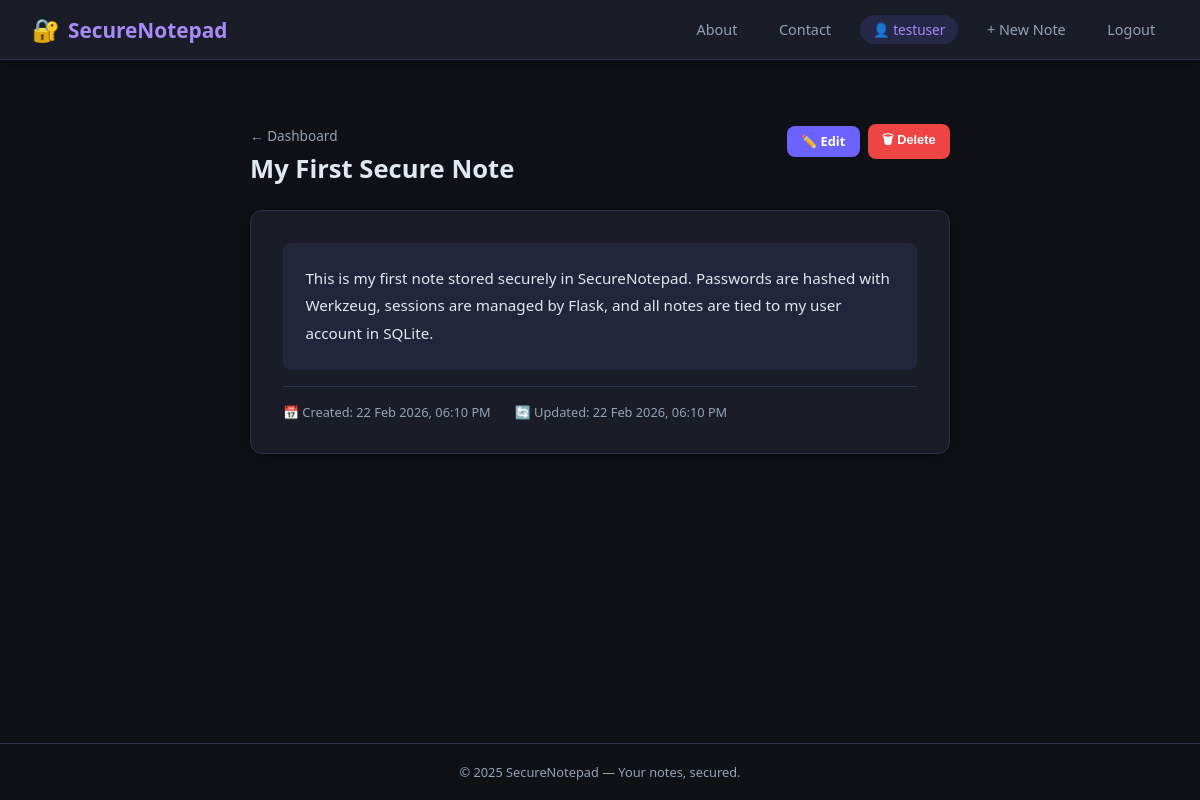
The app's page /notes/2/view (signed in) with its own data.
### app/models.py (models this page shows, shortened)
class Note(db.Model):
    __tablename__ = 'notes'
    id = db.Column(db.Integer, primary_key=True)
    title = db.Column(db.String(200), nullable=False)
    content = db.Column(db.Text, nullable=False)
    created_at = db.Column(db.DateTime, default=datetime.now())
    updated_at = db.Column(db.DateTime, default=datetime.now(), onupdate=datetime.now())
    user_id = db.Column(db.Integer, db.ForeignKey('users.id'), nullable=False)

### app/notes.py (the view)
@notes.route('/notes/<int:note_id>/view')
@login_required
def view_note(note_id):
    note = Note.query.filter_by(id=note_id, user_id=session['user_id']).first_or_404()
    return render_template('view_note.html', note=note)

### app/notes.py (called while the page is built)
def login_required(f):
    @wraps(f)
    def decorated(*args, **kwargs):
        if 'user_id' not in session:
            flash('Please log in to access this page.', 'warning')
            return redirect(url_for('auth.login'))
        return f(*args, **kwargs)
    return decorated

### app/templates/view_note.html (shortened to what this page needs)
{% extends "base.html" %}
{% block content %}
<div class="view-wrap">
  <div class="view-header">
    <div>
      <a href="{{ url_for('notes.dashboard') }}" style="font-size:.85rem; color:var(--muted); text-decoration:none;">
        ← Dashboard
      </a>
      <h1 style="margin-top:.4rem;">{{ note.title }}</h1>
    </div>
    <div class="flex gap-1" style="flex-wrap:wrap; align-items:center;">
      <a href="{{ url_for('notes.edit_note', note_id=note.id) }}" class="btn btn-primary btn-sm">✏️ Edit</a>
      <form method="POST" action="{{ url_for('notes.delete_note', note_id=note.id) }}"
            onsubmit="return confirm('Delete this note?');">
        <button type="submit" class="btn btn-danger btn-sm">🗑 Delete</button>
      </form>
    </div>
  </div>
  <div class="card">
    <div class="note-body">{{ note.content }}</div>
    <div class="meta-row">
      <span>📅 Created: {{ note.created_at.strftime('%d %b %Y, %I:%M %p') }}</span>
      <span>🔄 Updated: {{ note.updated_at.strftime('%d %b %Y, %I:%M %p') }}</span>
    </div>
  </div>
</div>
{% endblock %}

### app/templates/base.html (style rules this page uses)
*, *::before, *::after { box-sizing: border-box; margin: 0; padding: 0; }
:root { --bg: #0f1117; --surface: #1a1d27; --surface2: #22263a; --border: #2e3250; --accent: #6c63ff; --accent2: #a78bfa; --danger: #ef4444; --success: #22c55e; --warning: #f59e0b; --info: #38bdf8; --text: #e2e8f0; --muted: #94a3b8; --radius: 12px; --shadow: 0 4px 24px rgba(0,0,0,.45); }
body { font-family: 'Segoe UI', system-ui, sans-serif; background: var(--bg); color: var(--text); min-height: 100vh; display: flex; flex-direction: column; }
.card { background: var(--surface); border: 1px solid var(--border); border-radius: var(--radius); padding: 2rem; box-shadow: var(--shadow); }
.btn { display: inline-flex; align-items: center; gap: .4rem; padding: .65rem 1.4rem; border-radius: 8px; border: none; cursor: pointer; font-size: .9rem; font-weight: 600; text-decoration: none; transition: opacity .2s, transform .1s; }
.btn-primary { background: var(--accent); color: #fff; }
.btn-danger { background: var(--danger); color: #fff; }
.btn-sm { padding: .4rem .9rem; font-size: .8rem; }
.flex { display: flex; }
.gap-1 { gap: .5rem; }

### app/templates/view_note.html (style rules this page uses)
.view-wrap { max-width: 700px; margin: 2rem auto; }
.view-header { display: flex; align-items: flex-start; justify-content: space-between; margin-bottom: 1.5rem; flex-wrap: wrap; gap: 1rem; }
.view-header h1 { font-size: 1.6rem; line-height: 1.3; word-break: break-word; }
.note-body { white-space: pre-wrap; word-break: break-word; line-height: 1.8; font-size: .95rem; color: var(--text); background: var(--surface2); border-radius: 8px; padding: 1.4rem; min-height: 120px; }
.meta-row { display: flex; gap: 1.5rem; flex-wrap: wrap; font-size: .8rem; color: var(--muted); margin-top: 1rem; padding-top: 1rem; border-top: 1px solid var(--border); }

### records on screen
Note: title "My First Secure Note", content "This is my first note stored securely in SecureNotepad. Passwords are hashed with Werkzeug, sessions are managed by Flask, and all notes are tied to my user account in SQLite.", created_at "22 Feb 2026, 06:10 PM", updated_at "22 Feb 2026, 06:10 PM"

### other values on screen
{{ session.get('username') }} "testuser"
